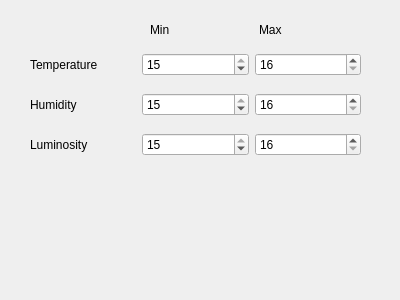
<?xml version="1.0" encoding="UTF-8"?>
<ui version="4.0">
 <class>ThresholdDialog</class>
 <widget class="QDialog" name="ThresholdDialog">
  <property name="windowModality">
   <enum>Qt::WindowModal</enum>
  </property>
  <property name="geometry">
   <rect>
    <x>0</x>
    <y>0</y>
    <width>400</width>
    <height>300</height>
   </rect>
  </property>
  <property name="windowTitle">
   <string>Dialog</string>
  </property>
  <widget class="QWidget" name="">
   <property name="geometry">
    <rect>
     <x>30</x>
     <y>50</y>
     <width>331</width>
     <height>29</height>
    </rect>
   </property>
   <layout class="QHBoxLayout" name="horizontalLayout">
    <item>
     <widget class="QLabel" name="lblTemperature">
      <property name="text">
       <string>Temperature</string>
      </property>
     </widget>
    </item>
    <item>
     <widget class="QSpinBox" name="spinBoxTempMin">
      <property name="minimum">
       <number>5</number>
      </property>
      <property name="maximum">
       <number>15</number>
      </property>
      <property name="value">
       <number>15</number>
      </property>
     </widget>
    </item>
    <item>
     <widget class="QSpinBox" name="spinBoxTempMax">
      <property name="minimum">
       <number>16</number>
      </property>
      <property name="maximum">
       <number>35</number>
      </property>
     </widget>
    </item>
   </layout>
  </widget>
  <widget class="QWidget" name="">
   <property name="geometry">
    <rect>
     <x>30</x>
     <y>90</y>
     <width>331</width>
     <height>29</height>
    </rect>
   </property>
   <layout class="QHBoxLayout" name="horizontalLayout_2">
    <item>
     <widget class="QLabel" name="lblHumidity">
      <property name="text">
       <string>Humidity</string>
      </property>
     </widget>
    </item>
    <item>
     <widget class="QSpinBox" name="spinBoxHumMin">
      <property name="minimum">
       <number>5</number>
      </property>
      <property name="maximum">
       <number>15</number>
      </property>
      <property name="value">
       <number>15</number>
      </property>
     </widget>
    </item>
    <item>
     <widget class="QSpinBox" name="spinBoxHumMax">
      <property name="minimum">
       <number>16</number>
      </property>
      <property name="maximum">
       <number>35</number>
      </property>
     </widget>
    </item>
   </layout>
  </widget>
  <widget class="QWidget" name="">
   <property name="geometry">
    <rect>
     <x>150</x>
     <y>20</y>
     <width>211</width>
     <height>20</height>
    </rect>
   </property>
   <layout class="QHBoxLayout" name="horizontalLayout_3">
    <item>
     <widget class="QLabel" name="lblTempMin">
      <property name="text">
       <string>Min</string>
      </property>
     </widget>
    </item>
    <item>
     <widget class="QLabel" name="lblTempMax">
      <property name="text">
       <string>Max</string>
      </property>
     </widget>
    </item>
   </layout>
  </widget>
  <widget class="QWidget" name="">
   <property name="geometry">
    <rect>
     <x>30</x>
     <y>130</y>
     <width>331</width>
     <height>29</height>
    </rect>
   </property>
   <layout class="QHBoxLayout" name="horizontalLayout_4">
    <item>
     <widget class="QLabel" name="lblLuminosity">
      <property name="text">
       <string>Luminosity</string>
      </property>
     </widget>
    </item>
    <item>
     <widget class="QSpinBox" name="spinBoxLumMin">
      <property name="minimum">
       <number>5</number>
      </property>
      <property name="maximum">
       <number>15</number>
      </property>
      <property name="value">
       <number>15</number>
      </property>
     </widget>
    </item>
    <item>
     <widget class="QSpinBox" name="spinBoxLumMax">
      <property name="minimum">
       <number>16</number>
      </property>
      <property name="maximum">
       <number>35</number>
      </property>
     </widget>
    </item>
   </layout>
  </widget>
 </widget>
 <resources/>
 <connections/>
</ui>
